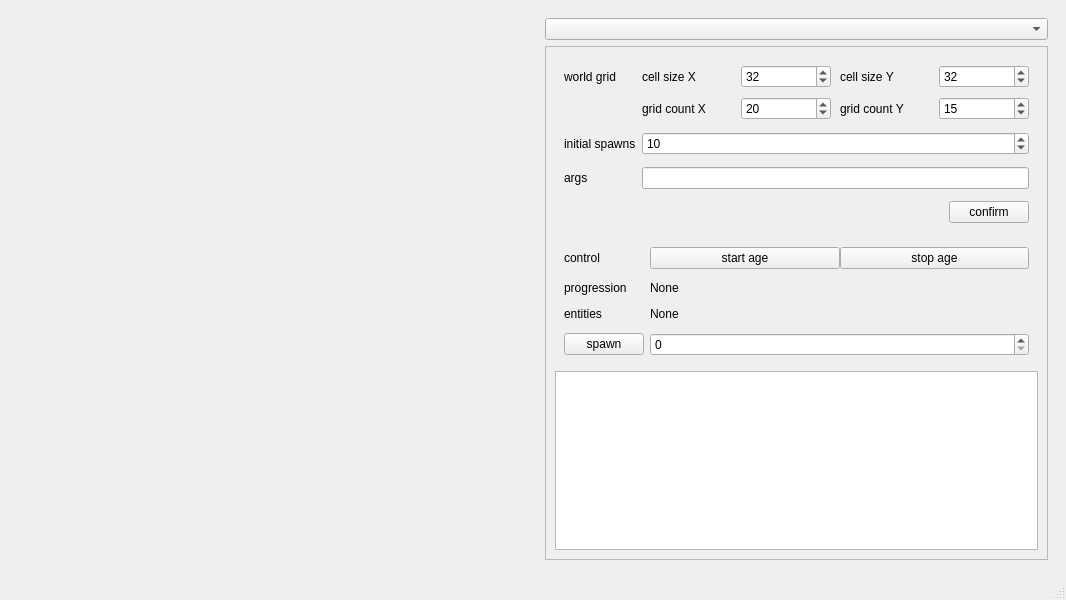
<?xml version="1.0" encoding="UTF-8"?>
<ui version="4.0">
 <class>MainWindow</class>
 <widget class="QMainWindow" name="MainWindow">
  <property name="geometry">
   <rect>
    <x>0</x>
    <y>0</y>
    <width>1066</width>
    <height>600</height>
   </rect>
  </property>
  <property name="windowTitle">
   <string>MainWindow</string>
  </property>
  <widget class="QWidget" name="centralwidget">
   <layout class="QGridLayout" name="gridLayout">
    <item row="0" column="0">
     <widget class="QWidget" name="pygame_container" native="true">
      <property name="minimumSize">
       <size>
        <width>0</width>
        <height>0</height>
       </size>
      </property>
     </widget>
    </item>
    <item row="0" column="1">
     <widget class="QWidget" name="side" native="true">
      <layout class="QVBoxLayout" name="verticalLayout">
       <item>
        <widget class="QComboBox" name="comboBox"/>
       </item>
       <item>
        <widget class="QScrollArea" name="scrollArea">
         <property name="sizePolicy">
          <sizepolicy hsizetype="Preferred" vsizetype="Minimum">
           <horstretch>0</horstretch>
           <verstretch>0</verstretch>
          </sizepolicy>
         </property>
         <property name="sizeAdjustPolicy">
          <enum>QAbstractScrollArea::AdjustToContentsOnFirstShow</enum>
         </property>
         <property name="widgetResizable">
          <bool>true</bool>
         </property>
         <widget class="QWidget" name="scrollAreaWidgetContents">
          <property name="geometry">
           <rect>
            <x>0</x>
            <y>0</y>
            <width>501</width>
            <height>495</height>
           </rect>
          </property>
          <layout class="QVBoxLayout" name="verticalLayout_2">
           <property name="sizeConstraint">
            <enum>QLayout::SetMinAndMaxSize</enum>
           </property>
           <item>
            <widget class="QWidget" name="form_w" native="true">
             <property name="sizePolicy">
              <sizepolicy hsizetype="Preferred" vsizetype="Maximum">
               <horstretch>0</horstretch>
               <verstretch>0</verstretch>
              </sizepolicy>
             </property>
             <layout class="QFormLayout" name="formLayout">
              <property name="verticalSpacing">
               <number>12</number>
              </property>
              <item row="0" column="0">
               <widget class="QLabel" name="lbl_wg">
                <property name="text">
                 <string>world grid</string>
                </property>
               </widget>
              </item>
              <item row="0" column="1">
               <layout class="QGridLayout" name="layout_wg">
                <property name="spacing">
                 <number>9</number>
                </property>
                <item row="1" column="1">
                 <widget class="QSpinBox" name="spbox_wg_gcX">
                  <property name="minimum">
                   <number>1</number>
                  </property>
                  <property name="value">
                   <number>20</number>
                  </property>
                 </widget>
                </item>
                <item row="1" column="0">
                 <widget class="QLabel" name="lbl_wg_gcX">
                  <property name="text">
                   <string>grid count X</string>
                  </property>
                 </widget>
                </item>
                <item row="1" column="3">
                 <widget class="QSpinBox" name="spbox_wg_gcY">
                  <property name="minimum">
                   <number>1</number>
                  </property>
                  <property name="value">
                   <number>15</number>
                  </property>
                 </widget>
                </item>
                <item row="0" column="0">
                 <widget class="QLabel" name="lbl_wg_csX">
                  <property name="text">
                   <string>cell size X</string>
                  </property>
                 </widget>
                </item>
                <item row="0" column="1">
                 <widget class="QSpinBox" name="spbox_wg_csX">
                  <property name="minimum">
                   <number>1</number>
                  </property>
                  <property name="maximum">
                   <number>256</number>
                  </property>
                  <property name="value">
                   <number>32</number>
                  </property>
                 </widget>
                </item>
                <item row="0" column="3">
                 <widget class="QSpinBox" name="spbox_wg_csY">
                  <property name="minimum">
                   <number>1</number>
                  </property>
                  <property name="maximum">
                   <number>256</number>
                  </property>
                  <property name="value">
                   <number>32</number>
                  </property>
                 </widget>
                </item>
                <item row="0" column="2">
                 <widget class="QLabel" name="lbl_wg_csY">
                  <property name="text">
                   <string>cell size Y</string>
                  </property>
                 </widget>
                </item>
                <item row="1" column="2">
                 <widget class="QLabel" name="lbl_wg_gcY">
                  <property name="text">
                   <string>grid count Y</string>
                  </property>
                 </widget>
                </item>
               </layout>
              </item>
              <item row="5" column="1">
               <layout class="QHBoxLayout" name="layout_w_confirm">
                <item>
                 <spacer name="horizontalSpacer">
                  <property name="orientation">
                   <enum>Qt::Horizontal</enum>
                  </property>
                  <property name="sizeHint" stdset="0">
                   <size>
                    <width>40</width>
                    <height>20</height>
                   </size>
                  </property>
                 </spacer>
                </item>
                <item>
                 <widget class="QPushButton" name="btn_confirm">
                  <property name="text">
                   <string>confirm</string>
                  </property>
                 </widget>
                </item>
               </layout>
              </item>
              <item row="2" column="0">
               <widget class="QLabel" name="lbl_initspawn">
                <property name="text">
                 <string>initial spawns</string>
                </property>
               </widget>
              </item>
              <item row="4" column="0">
               <widget class="QLabel" name="lbl_args">
                <property name="text">
                 <string>args</string>
                </property>
               </widget>
              </item>
              <item row="4" column="1">
               <widget class="QLineEdit" name="ledit_args"/>
              </item>
              <item row="2" column="1">
               <widget class="QSpinBox" name="spbox_initspawn">
                <property name="maximum">
                 <number>16384</number>
                </property>
                <property name="value">
                 <number>10</number>
                </property>
               </widget>
              </item>
             </layout>
            </widget>
           </item>
           <item>
            <widget class="QWidget" name="form_c" native="true">
             <property name="sizePolicy">
              <sizepolicy hsizetype="Preferred" vsizetype="Maximum">
               <horstretch>0</horstretch>
               <verstretch>0</verstretch>
              </sizepolicy>
             </property>
             <layout class="QFormLayout" name="formLayout_2">
              <property name="verticalSpacing">
               <number>12</number>
              </property>
              <item row="0" column="0">
               <widget class="QLabel" name="lbl_world">
                <property name="text">
                 <string>control</string>
                </property>
               </widget>
              </item>
              <item row="0" column="1">
               <layout class="QHBoxLayout" name="layout_world">
                <item>
                 <widget class="QPushButton" name="btn_world_start">
                  <property name="text">
                   <string>start age</string>
                  </property>
                 </widget>
                </item>
                <item>
                 <widget class="QPushButton" name="btn_world_stop">
                  <property name="text">
                   <string>stop age</string>
                  </property>
                 </widget>
                </item>
               </layout>
              </item>
              <item row="1" column="0">
               <widget class="QLabel" name="lbl_progression">
                <property name="text">
                 <string>progression</string>
                </property>
               </widget>
              </item>
              <item row="1" column="1">
               <widget class="QLabel" name="view_progression">
                <property name="text">
                 <string>None</string>
                </property>
               </widget>
              </item>
              <item row="2" column="0">
               <widget class="QLabel" name="lbl_entities">
                <property name="text">
                 <string>entities</string>
                </property>
               </widget>
              </item>
              <item row="2" column="1">
               <widget class="QLabel" name="view_entities">
                <property name="text">
                 <string>None</string>
                </property>
               </widget>
              </item>
              <item row="3" column="0">
               <widget class="QPushButton" name="btn_spawn">
                <property name="text">
                 <string>spawn</string>
                </property>
               </widget>
              </item>
              <item row="3" column="1">
               <layout class="QHBoxLayout" name="layout_spawn">
                <item>
                 <widget class="QSpinBox" name="spbox_spawn_count"/>
                </item>
               </layout>
              </item>
             </layout>
            </widget>
           </item>
           <item>
            <widget class="QTextBrowser" name="textli">
             <property name="font">
              <font>
               <family>Malgun Gothic</family>
               <pointsize>11</pointsize>
              </font>
             </property>
            </widget>
           </item>
          </layout>
         </widget>
        </widget>
       </item>
      </layout>
     </widget>
    </item>
   </layout>
  </widget>
  <widget class="QMenuBar" name="menubar">
   <property name="geometry">
    <rect>
     <x>0</x>
     <y>0</y>
     <width>1066</width>
     <height>21</height>
    </rect>
   </property>
  </widget>
  <widget class="QStatusBar" name="statusbar"/>
 </widget>
 <resources/>
 <connections/>
</ui>
